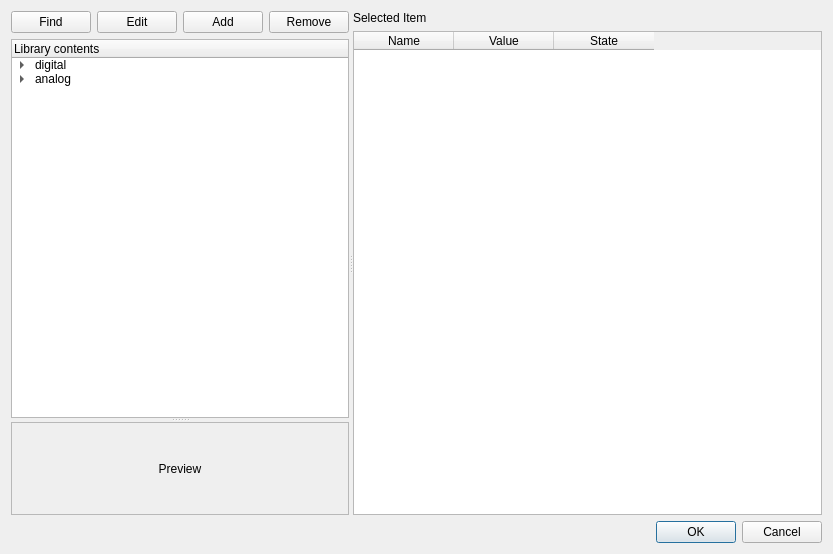
<?xml version="1.0" encoding="UTF-8"?>
<ui version="4.0">
 <class>LibEditor</class>
 <widget class="QDialog" name="LibEditor">
  <property name="geometry">
   <rect>
    <x>0</x>
    <y>0</y>
    <width>833</width>
    <height>554</height>
   </rect>
  </property>
  <property name="sizePolicy">
   <sizepolicy hsizetype="Minimum" vsizetype="Fixed">
    <horstretch>0</horstretch>
    <verstretch>0</verstretch>
   </sizepolicy>
  </property>
  <property name="minimumSize">
   <size>
    <width>200</width>
    <height>50</height>
   </size>
  </property>
  <property name="windowTitle">
   <string>Library Editor</string>
  </property>
  <layout class="QGridLayout" name="gridLayout">
   <item row="0" column="0">
    <widget class="QSplitter" name="splitter_2">
     <property name="orientation">
      <enum>Qt::Horizontal</enum>
     </property>
     <widget class="QSplitter" name="splitter">
      <property name="orientation">
       <enum>Qt::Vertical</enum>
      </property>
      <widget class="QWidget" name="">
       <layout class="QVBoxLayout" name="verticalLayout" stretch="0,255">
        <property name="sizeConstraint">
         <enum>QLayout::SetMinAndMaxSize</enum>
        </property>
        <item>
         <layout class="QHBoxLayout" name="horizontalLayout">
          <item>
           <widget class="QPushButton" name="findButton">
            <property name="sizePolicy">
             <sizepolicy hsizetype="Fixed" vsizetype="Fixed">
              <horstretch>0</horstretch>
              <verstretch>0</verstretch>
             </sizepolicy>
            </property>
            <property name="text">
             <string>Find</string>
            </property>
           </widget>
          </item>
          <item>
           <widget class="QPushButton" name="editButton">
            <property name="sizePolicy">
             <sizepolicy hsizetype="Fixed" vsizetype="Fixed">
              <horstretch>0</horstretch>
              <verstretch>0</verstretch>
             </sizepolicy>
            </property>
            <property name="text">
             <string>Edit</string>
            </property>
           </widget>
          </item>
          <item>
           <widget class="QPushButton" name="addButton">
            <property name="sizePolicy">
             <sizepolicy hsizetype="Fixed" vsizetype="Fixed">
              <horstretch>0</horstretch>
              <verstretch>0</verstretch>
             </sizepolicy>
            </property>
            <property name="text">
             <string>Add</string>
            </property>
           </widget>
          </item>
          <item>
           <widget class="QPushButton" name="removeButton">
            <property name="sizePolicy">
             <sizepolicy hsizetype="Fixed" vsizetype="Fixed">
              <horstretch>0</horstretch>
              <verstretch>0</verstretch>
             </sizepolicy>
            </property>
            <property name="text">
             <string>Remove</string>
            </property>
           </widget>
          </item>
         </layout>
        </item>
        <item>
         <widget class="QTreeWidget" name="treeWidget">
          <property name="sizePolicy">
           <sizepolicy hsizetype="Ignored" vsizetype="Expanding">
            <horstretch>0</horstretch>
            <verstretch>200</verstretch>
           </sizepolicy>
          </property>
          <property name="minimumSize">
           <size>
            <width>100</width>
            <height>0</height>
           </size>
          </property>
          <property name="maximumSize">
           <size>
            <width>16777215</width>
            <height>16777215</height>
           </size>
          </property>
          <property name="baseSize">
           <size>
            <width>120</width>
            <height>424</height>
           </size>
          </property>
          <property name="mouseTracking">
           <bool>true</bool>
          </property>
          <property name="contextMenuPolicy">
           <enum>Qt::ActionsContextMenu</enum>
          </property>
          <property name="sizeAdjustPolicy">
           <enum>QAbstractScrollArea::AdjustIgnored</enum>
          </property>
          <property name="autoScrollMargin">
           <number>16</number>
          </property>
          <property name="alternatingRowColors">
           <bool>false</bool>
          </property>
          <property name="uniformRowHeights">
           <bool>false</bool>
          </property>
          <attribute name="headerVisible">
           <bool>true</bool>
          </attribute>
          <attribute name="headerMinimumSectionSize">
           <number>30</number>
          </attribute>
          <attribute name="headerShowSortIndicator" stdset="0">
           <bool>false</bool>
          </attribute>
          <column>
           <property name="text">
            <string>Library contents</string>
           </property>
          </column>
          <item>
           <property name="text">
            <string>digital</string>
           </property>
           <item>
            <property name="text">
             <string>nnn</string>
            </property>
           </item>
          </item>
          <item>
           <property name="text">
            <string>analog</string>
           </property>
           <item>
            <property name="text">
             <string>active</string>
            </property>
           </item>
           <item>
            <property name="text">
             <string>passive</string>
            </property>
            <item>
             <property name="text">
              <string>resistor</string>
             </property>
            </item>
            <item>
             <property name="text">
              <string>capacitor</string>
             </property>
            </item>
           </item>
           <item>
            <property name="text">
             <string>sources</string>
            </property>
           </item>
          </item>
         </widget>
        </item>
       </layout>
      </widget>
      <widget class="QLabel" name="label">
       <property name="sizePolicy">
        <sizepolicy hsizetype="Preferred" vsizetype="Preferred">
         <horstretch>0</horstretch>
         <verstretch>0</verstretch>
        </sizepolicy>
       </property>
       <property name="minimumSize">
        <size>
         <width>100</width>
         <height>50</height>
        </size>
       </property>
       <property name="baseSize">
        <size>
         <width>120</width>
         <height>81</height>
        </size>
       </property>
       <property name="contextMenuPolicy">
        <enum>Qt::NoContextMenu</enum>
       </property>
       <property name="frameShape">
        <enum>QFrame::StyledPanel</enum>
       </property>
       <property name="text">
        <string notr="true" extracomment="Preview">Preview</string>
       </property>
       <property name="textFormat">
        <enum>Qt::AutoText</enum>
       </property>
       <property name="alignment">
        <set>Qt::AlignCenter</set>
       </property>
      </widget>
     </widget>
     <widget class="QWidget" name="widget" native="true">
      <property name="sizePolicy">
       <sizepolicy hsizetype="Expanding" vsizetype="Expanding">
        <horstretch>200</horstretch>
        <verstretch>0</verstretch>
       </sizepolicy>
      </property>
      <property name="minimumSize">
       <size>
        <width>400</width>
        <height>400</height>
       </size>
      </property>
      <layout class="QGridLayout" name="gridLayout_2">
       <item row="0" column="0">
        <widget class="QLabel" name="activeComponentLabel">
         <property name="text">
          <string>Selected Item</string>
         </property>
        </widget>
       </item>
       <item row="1" column="0">
        <widget class="QTableWidget" name="right_tableWidgett">
         <property name="editTriggers">
          <set>QAbstractItemView::NoEditTriggers</set>
         </property>
         <column>
          <property name="text">
           <string>Name</string>
          </property>
         </column>
         <column>
          <property name="text">
           <string>Value</string>
          </property>
         </column>
         <column>
          <property name="text">
           <string>State</string>
          </property>
         </column>
        </widget>
       </item>
      </layout>
     </widget>
    </widget>
   </item>
   <item row="1" column="0">
    <widget class="QDialogButtonBox" name="buttonBox">
     <property name="orientation">
      <enum>Qt::Horizontal</enum>
     </property>
     <property name="standardButtons">
      <set>QDialogButtonBox::Cancel|QDialogButtonBox::Ok</set>
     </property>
    </widget>
   </item>
  </layout>
 </widget>
 <resources/>
 <connections>
  <connection>
   <sender>buttonBox</sender>
   <signal>accepted()</signal>
   <receiver>LibEditor</receiver>
   <slot>accept()</slot>
   <hints>
    <hint type="sourcelabel">
     <x>248</x>
     <y>254</y>
    </hint>
    <hint type="destinationlabel">
     <x>157</x>
     <y>274</y>
    </hint>
   </hints>
  </connection>
  <connection>
   <sender>buttonBox</sender>
   <signal>rejected()</signal>
   <receiver>LibEditor</receiver>
   <slot>reject()</slot>
   <hints>
    <hint type="sourcelabel">
     <x>316</x>
     <y>260</y>
    </hint>
    <hint type="destinationlabel">
     <x>286</x>
     <y>274</y>
    </hint>
   </hints>
  </connection>
 </connections>
</ui>
